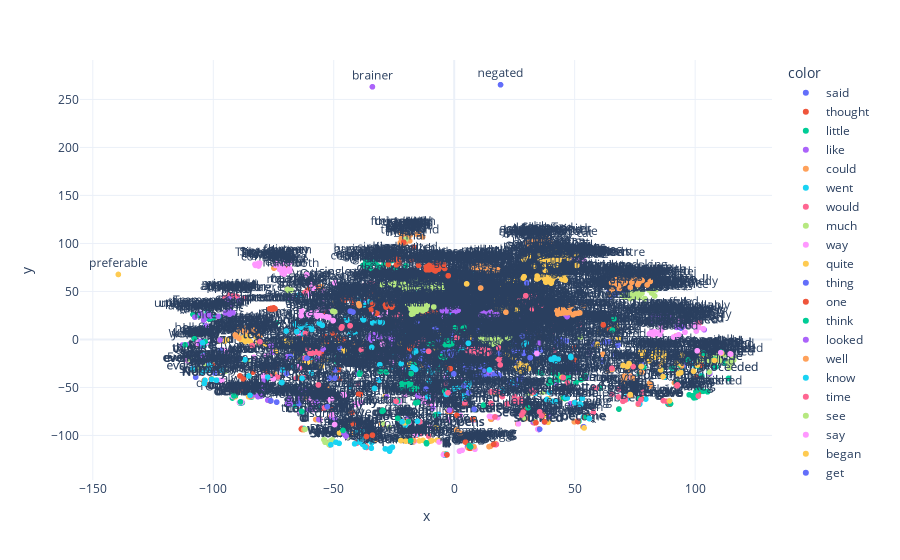

Here is the notebook cell this chart was saved with:
### Code cell
fig = px.scatter(
    x=embeddings[:, 0],
    y=embeddings[:, 1],
    color=clusters,
    template="plotly_white",
# )
    text=words)
fig.update_traces(textposition="top center")
fig.show()
